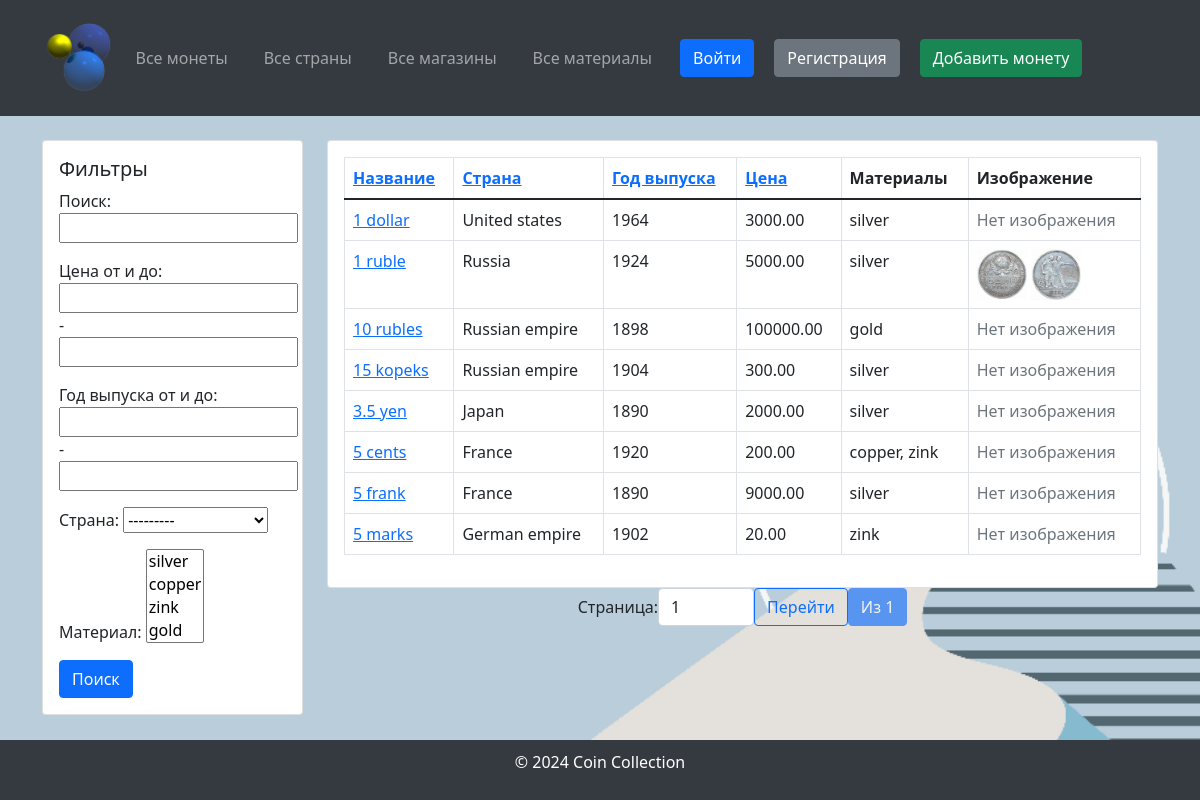
The page / on the database its author committed.
### coindb/models.py (models this page shows, shortened)
class Coin(models.Model):
    name = models.CharField(max_length=255, verbose_name="Coin Name")
    country = models.ForeignKey(Country, on_delete=models.SET_NULL, blank=True, null=True,
                                verbose_name="Country of Origin")
    year = models.IntegerField(verbose_name="Year of Issue")
    material = models.ManyToManyField(Material, verbose_name="Coin Material")
    price = models.DecimalField(max_digits=10, decimal_places=2, verbose_name="Coin Price")
    imageObverse = models.ImageField(upload_to="coins/", verbose_name="Coin Obverse Image", blank=True, null=True)
    imageReverse = models.ImageField(upload_to="coins/", verbose_name="Coin Reverse Image", blank=True, null=True)
    shop = models.ForeignKey('Shop', on_delete=models.SET_NULL, null=True, blank=True, verbose_name="Shop",
                             related_name="coins")
    class Meta:
        verbose_name = "Coin"
        verbose_name_plural = "Coins"

class Country(models.Model):
    CONTINENT_CHOICES = [
        ("Africa", "Africa"),
        ("Asia", "Asia"),
        ("Europe", "Europe"),
        ("North America", "North America"),
        ("South America", "South America"),
        ("Antarctica", "Antarctica"),
        ("Australia", "Australia"),
    ]
    name = models.CharField(max_length=255, verbose_name="Country Name")
    continent = models.CharField(max_length=20, choices=CONTINENT_CHOICES, verbose_name="Continent")
    code = models.CharField(max_length=10, verbose_name="Country Code", unique=True)
    class Meta:
        verbose_name = "Country"
        verbose_name_plural = "Countries"
    def __str__(self):
        return self.name

class Material(models.Model):
    name = models.CharField(max_length=255, verbose_name="Material Name")
    price = models.DecimalField(max_digits=10, decimal_places=2, verbose_name="Material Price")
    class Meta:
        verbose_name = "Material"
        verbose_name_plural = "Materials"
    def __str__(self):
        return self.name

### coindb/views.py (the view)
# urls.py: path('', views.CoinListView.as_view(), name='coin_list'),
class CoinListView(ListView):
    model = Coin
    template_name = 'coin/coin_list.html'
    context_object_name = 'coins'
    filterset_class = CoinFilterSet
    paginate_by = 10
    def get_queryset(self):
        queryset = super().get_queryset()
        coin_filter = CoinFilterSet(self.request.GET, queryset=queryset)
        queryset = coin_filter.qs
        sort_field = self.request.GET.get('sort', 'name')
        order = self.request.GET.get('order', 'asc')
        if order == 'desc':
            sort_field = f'-{sort_field}'
        queryset = queryset.order_by(sort_field)
        return queryset
    def get_context_data(self, **kwargs):
        context = super().get_context_data(**kwargs)
        queryset = self.get_queryset()
        paginator = Paginator(queryset, self.paginate_by)
        page_number = self.request.GET.get('page')
        page_obj = paginator.get_page(page_number)
        context['page_obj'] = page_obj
        context['filter'] = CoinFilterSet(self.request.GET, queryset=queryset)
        return context

### templates/coin/coin_list.html (shortened to what this page needs)
{% extends 'base.html' %}
{% load bootstrap5 %}
{% block sidebar %}
    <div class="col-md-12 mb-4">
        <div class="card">
            <div class="card-body">
                <form method="get">
                    <h5 class="card-title">Фильтры</h5>
                    {{ filter.form.as_p }}
                    <button type="submit" class="btn btn-primary">Поиск</button>
                </form>
            </div>
        </div>
    </div>
{% endblock %}
{% block content %}
    <div class="card">
        <div class="card-body">
            <table class="table table-bordered">
                <thead>
                <tr>
                    <th>
                        <a href="?sort=name{% if request.GET.sort == 'name' and request.GET.order != 'desc' %}&order=desc{% endif %}">
                            Название
                        </a>
                    </th>
                    <th>
                        <a href="?sort=country{% if request.GET.sort == 'country' and request.GET.order != 'desc' %}&order=desc{% endif %}">
                            Страна
                        </a>
                    </th>
                    <th>
                        <a href="?sort=year{% if request.GET.sort == 'year' and request.GET.order != 'desc' %}&order=desc{% endif %}">
                            Год выпуска
                        </a>
                    </th>
                    <th>
                        <a href="?sort=price{% if request.GET.sort == 'price' and request.GET.order != 'desc' %}&order=desc{% endif %}">
                            Цена
                        </a>
                    </th>
                    <th>Материалы</th>
                    <th>Изображение</th>
                </tr>
                </thead>
                <tbody>
                {% for coin in coins %}
                    <tr>
                        <td><a href="{% url 'coin_detail' coin.id %}">{{ coin.name }}</a></td>
                        <td>{{ coin.country.name }}</td>
                        <td>{{ coin.year }}</td>
                        <td>{{ coin.price }}</td>
                        <td>
                            {% for material in coin.material.all %}
                                {{ material.name }}{% if not forloop.last %}, {% endif %}
                            {% endfor %}
                        </td>
                        <td>
                            {% if coin.imageObverse %}
                                <img src="{{ coin.imageObverse.url }}" alt="{{ coin.name }}" width="50">
                            {% endif %}
                            {% if coin.imageReverse %}
                                <img src="{{ coin.imageReverse.url }}" alt="{{ coin.name }}" width="50">
                            {% endif %}
                            {% if  not coin.imageObverse and not coin.imageReverse %}
                                <span class="text-muted">Нет изображения</span>
                            {% endif %}
                        </td>
                    </tr>
                {% empty %}
                    <tr>
                        <td colspan="6" class="text-center">Монеты не найдены</td>
                    </tr>
                {% endfor %}
                </tbody>
            </table>
        </div>
    </div>
    <div class="pagination justify-content-center">
        <form method="get" class="d-inline-flex align-items-center">
            <label for="page-input" class="mr-2">Страница:</label>
            <input type="number" id="page-input" name="page" value="{{ page_obj.number }}" min="1"
                   max="{{ page_obj.paginator.num_pages }}" class="form-control w-auto" style="width: 80px;">
            <button type="submit" class="btn btn-outline-primary ml-2">Перейти</button>
        </form>
        <span class="btn btn-primary disabled ml-2">Из {{ page_obj.paginator.num_pages }}</span>
    </div>
{% endblock %}

### templates/base.html (style rules this page uses)
body, html { display: flex; flex-direction: column; min-height: 100vh; margin: 0; }
body { background-image: url("/media/background.png"); background-size: cover; background-repeat: no-repeat; background-position: center; }

### rows shown on the page
Coin: name "1 dollar", country.name "United states", year "1964", price "3000.00", imageObverse "Нет изображения"
Material: name "silver"
Coin: name "1 ruble", country.name "Russia", year "1924", price "5000.00", imageObverse (picture), imageReverse (picture)
Coin: name "10 rubles", country.name "Russian empire", year "1898", price "100000.00", imageObverse "Нет изображения"
Material: name "gold"
Coin: name "15 kopeks", country.name "Russian empire", year "1904", price "300.00", imageObverse "Нет изображения"
Coin: name "3.5 yen", country.name "Japan", year "1890", price "2000.00", imageObverse "Нет изображения"
Coin: name "5 cents", country.name "France", year "1920", price "200.00", imageObverse "Нет изображения"
Material: name "copper"
Material: name "zink"
Coin: name "5 frank", country.name "France", year "1890", price "9000.00", imageObverse "Нет изображения"
Coin: name "5 marks", country.name "German empire", year "1902", price "20.00", imageObverse "Нет изображения"

### other values the page prints
{{ page_obj.paginator.num_pages }} "1"
